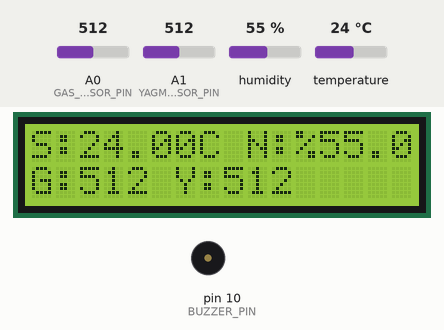
Simulated run of this sketch. Board: Arduino Mega 2560, built with avr-gcc and run on an emulated ATmega2560. Parts: 16×2 character LCD, buzzer (waves = sounding). The inputs (shaded band) are chosen by the test bench; at power-on: A0 (GAS_SENSOR_PIN) = 512, humidity 55 %, A1 (YAGMUR_SENSOR_PIN) = 512, temperature 24 °C. What the sketch prints to the serial monitor is not drawn.

Above: at 1.2 s.
1.3 s: A0 (GAS_SENSOR_PIN) set to 413
At 2.8 s:
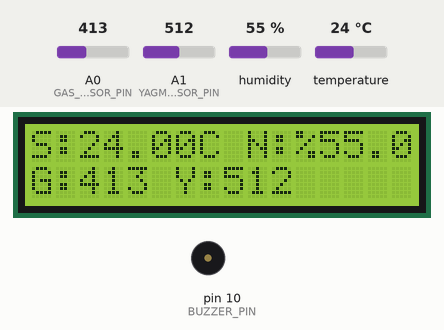
4.1 s: A0 (GAS_SENSOR_PIN) set to 385
At 4.7 s:
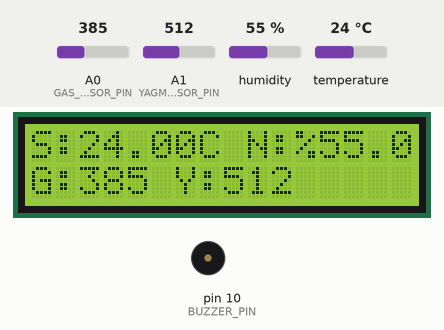
6.9 s: humidity set to 22 %
At 8.9 s:
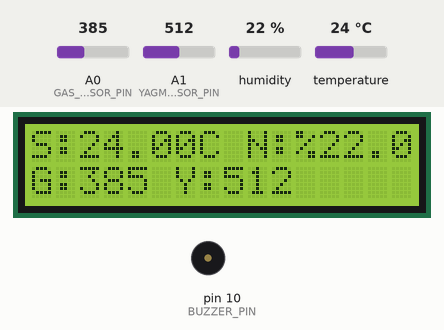
9.9 s: A1 (YAGMUR_SENSOR_PIN) set to 390
At 11.0 s:
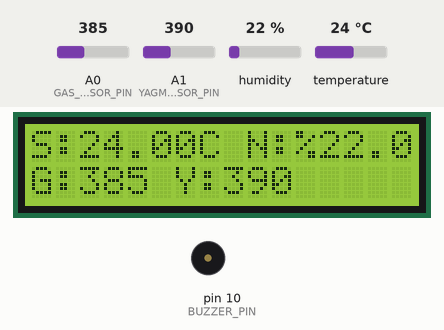
12.7 s: temperature set to 12 °C
At 15.2 s:
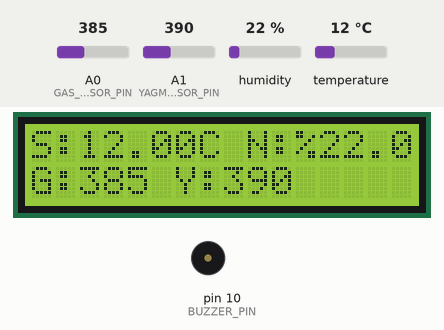
18.8 s: A1 (YAGMUR_SENSOR_PIN) set to 410
At 19.4 s:
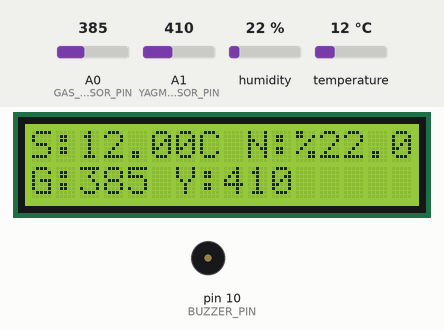
Timing chart, 0 to 21.8 s (numbered marks = the images above; inputs shaded):
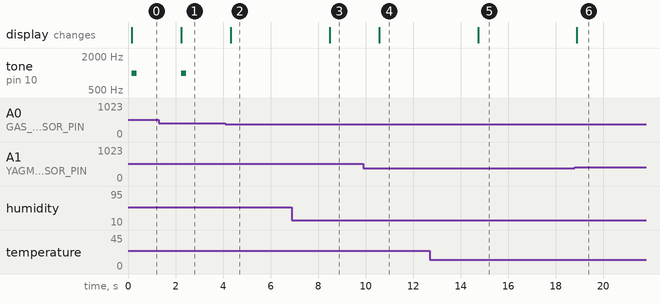

The sketch:

Entegre_test.ino
```cpp
#include <Wire.h>
#include <LiquidCrystal_I2C.h>
#include <DHT.h>

// DHT11 Sensör
#define DHT_SENSOR_PIN 31
#define DHT_TYPE DHT11

// MQ-2 Gaz Sensörü
#define GAS_SENSOR_PIN A0

// Yağmur Sensörü
#define YAGMUR_SENSOR_PIN A1

// Alarmlar için
#define BUZZER_PIN 10

// LCD Ekran
LiquidCrystal_I2C lcd(0x27, 16, 2);
DHT dht(DHT_SENSOR_PIN, DHT_TYPE);

void setup() {
  Serial.begin(9600);

  // LCD başlatma
  lcd.init();
  lcd.backlight();
  lcd.clear();
  lcd.setCursor(0, 0);
  lcd.print("Sensor Test");

  // DHT başlatma
  dht.begin();

  // Buzzer pin modu
  pinMode(BUZZER_PIN, OUTPUT);

  Serial.println("Entegre Sensor Test Programi");
}

void loop() {
  // DHT11 sensörü okuma
  float nem = dht.readHumidity();
  float sicaklik = dht.readTemperature();

  // Gaz sensörü okuma
  int gazDegeri = analogRead(GAS_SENSOR_PIN);

  // Yağmur sensörü okuma
  int yagmurDegeri = analogRead(YAGMUR_SENSOR_PIN);

  // Serial monitöre yazdır
  Serial.println("--- SENSORLER ---");

  if (!isnan(sicaklik) && !isnan(nem)) {
    Serial.print("Sicaklik: ");
    Serial.print(sicaklik);
    Serial.println(" C");

    Serial.print("Nem: %");
    Serial.println(nem);
  } else {
    Serial.println("DHT11 sensoru okunamadi!");
  }

  Serial.print("Gaz Seviyesi: ");
  Serial.println(gazDegeri);

  Serial.print("Yagmur Durumu: ");
  Serial.println(yagmurDegeri);

  // LCD'ye yazdır
  lcd.clear();
  lcd.setCursor(0, 0);
  lcd.print("S:");
  lcd.print(sicaklik);
  lcd.print("C");
  lcd.print(" N:%");
  lcd.print(nem);

  lcd.setCursor(0, 1);
  lcd.print("G:");
  lcd.print(gazDegeri);
  lcd.print(" Y:");
  lcd.print(yagmurDegeri);

  // Gaz alarmı
  if (gazDegeri > 400) {
    tone(BUZZER_PIN, 1000, 200);
    Serial.println("!!! GAZ ALARMI !!!");
  }

  delay(2000);
}
```

Measured:
- the behaviour switches between 401 and 400 on A0 (GAS_SENSOR_PIN) (found by bisection; images 1 and 2)
- after the input at 1.3 s, the display: changes after 0.95 s (image 1)
- after the input at 4.1 s, tone on pin 10 (BUZZER_PIN): stops changing and stays silent; the display: changes after 0.23 s (image 2)
- after the input at 6.9 s, the display: changes after 1.6 s (image 3)
- after the input at 9.9 s, the display: changes after 0.67 s (image 4)
- after the input at 12.7 s, the display: changes after 2.0 s (image 5)
- after the input at 18.8 s, the display: changes after 0.10 s (image 6)
